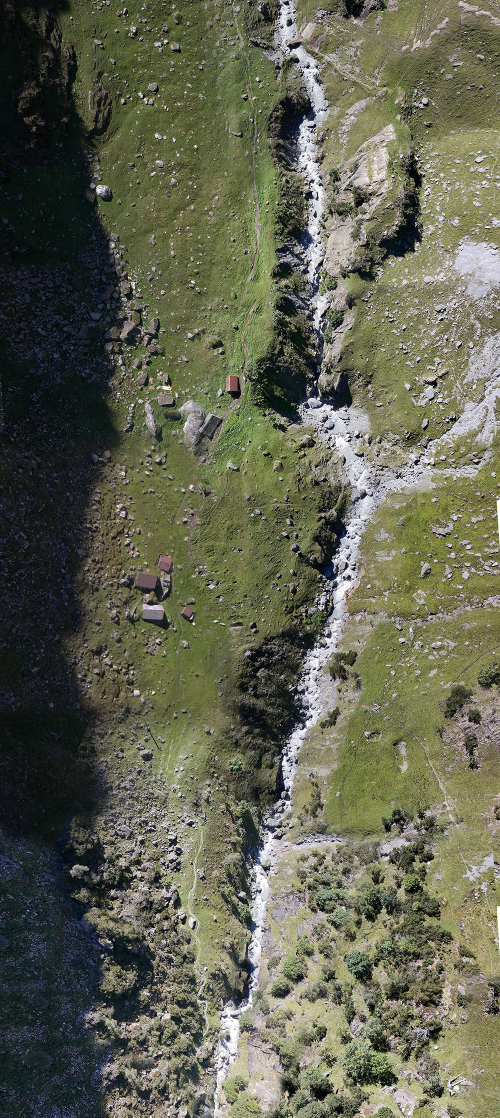
#> input picture programs/browser/sites/maps/data/67/assets/sat_low copy.jpg, 1000 x 2235 px (shown at 1/2 size)
$ python tile_image.py 'data/67/assets/sat_low copy.jpg'
#> lines starting #> are read from the running program, lines starting #| are printed output that depends on the picture
#!/usr/bin/env python3
import sys, os
from PIL import Image
import json

TILE_SIZE = 800

def tile_image(image_path):
    # Open image
#> called with image_path = 'data/67/assets/sat_low copy.jpg'
    im = Image.open(image_path).convert("RGBA")
    w, h = im.size
#> w = 1000; h = 2235
    basename = os.path.splitext(os.path.basename(image_path))[0]
    outdir = os.path.join(os.path.dirname(image_path), f"{basename}_tiles")
    os.makedirs(outdir, exist_ok=True)

    tiles = []
    tile_index = 1

    # Compute number of tiles in x/y
    x_tiles = (w + TILE_SIZE - 1) // TILE_SIZE
#> x_tiles = 2
    y_tiles = (h + TILE_SIZE - 1) // TILE_SIZE
#> y_tiles = 3

    for ty in range(y_tiles):
        for tx in range(x_tiles):
            offsetX = tx * TILE_SIZE
            offsetY = ty * TILE_SIZE

            # Compute crop box within source
            crop_box = (
                offsetX,
                offsetY,
                min(offsetX + TILE_SIZE, w),
                min(offsetY + TILE_SIZE, h)
            )
            tile = im.crop(crop_box)

            # If not full size, paste into transparent 800x800
            if tile.size != (TILE_SIZE, TILE_SIZE):
                full_tile = Image.new("RGBA", (TILE_SIZE, TILE_SIZE), (0, 0, 0, 0))
                full_tile.paste(tile, (0, 0))
                tile = full_tile

            tile_filename = f"{basename}-{tile_index:02d}.png"
            tile.save(os.path.join(outdir, tile_filename))

            tiles.append({
                "url": tile_filename,
                "type": "base",
                "width": TILE_SIZE,
                "height": TILE_SIZE,
                "offsetX": offsetX,
                "offsetY": offsetY
            })

            tile_index += 1
#> this loop made 3 passes
#> pass 1, in tile_image, `tile.save(os.path.join(outdir, tile_filename))`:
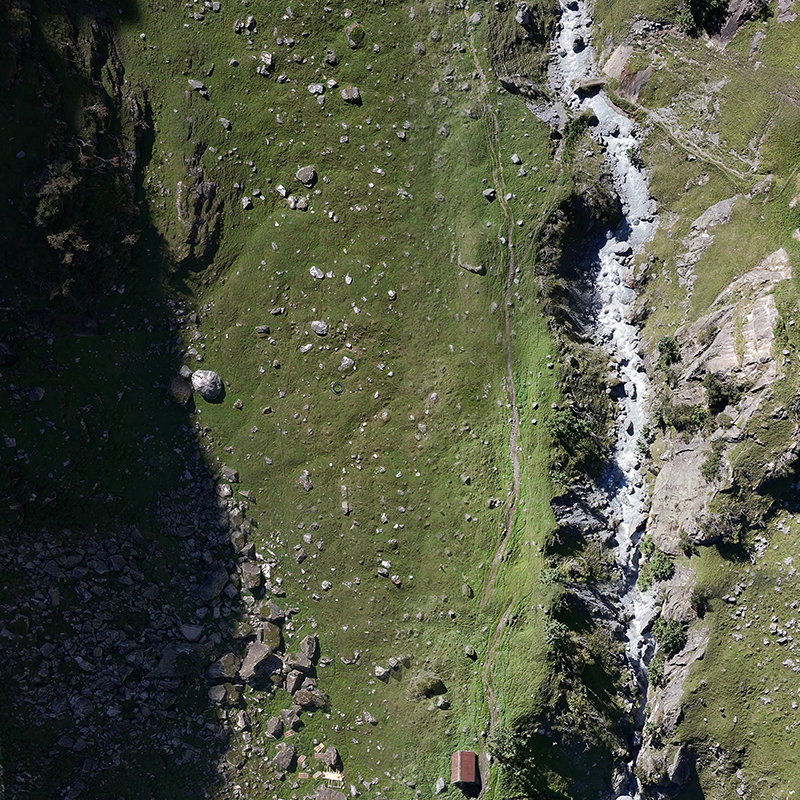
#> saved as sat_low copy-01.png: PIL image 800x800 RGBA; mean R, G, B, A 82.8, 86.7, 67.9, 255
#> pass 1, in tile_image, `tile.save(os.path.join(outdir, tile_filename))`:
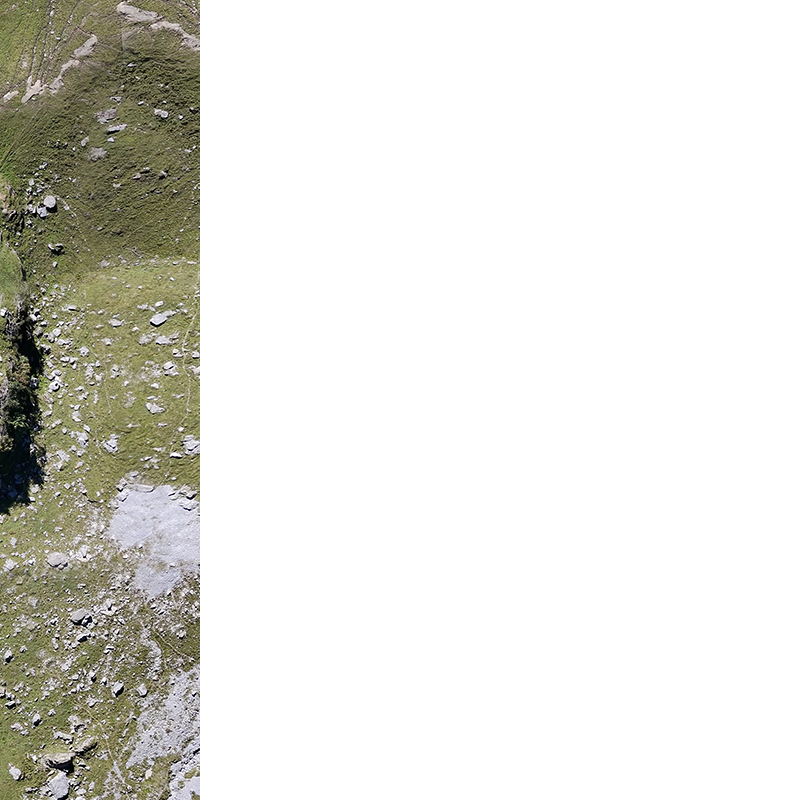
#> saved as sat_low copy-02.png: PIL image 800x800 RGBA; mean R, G, B, A 33.2, 32.7, 26.9, 63.8; transparent parts drawn white
#> pass 2, in tile_image, `tile.save(os.path.join(outdir, tile_filename))`:
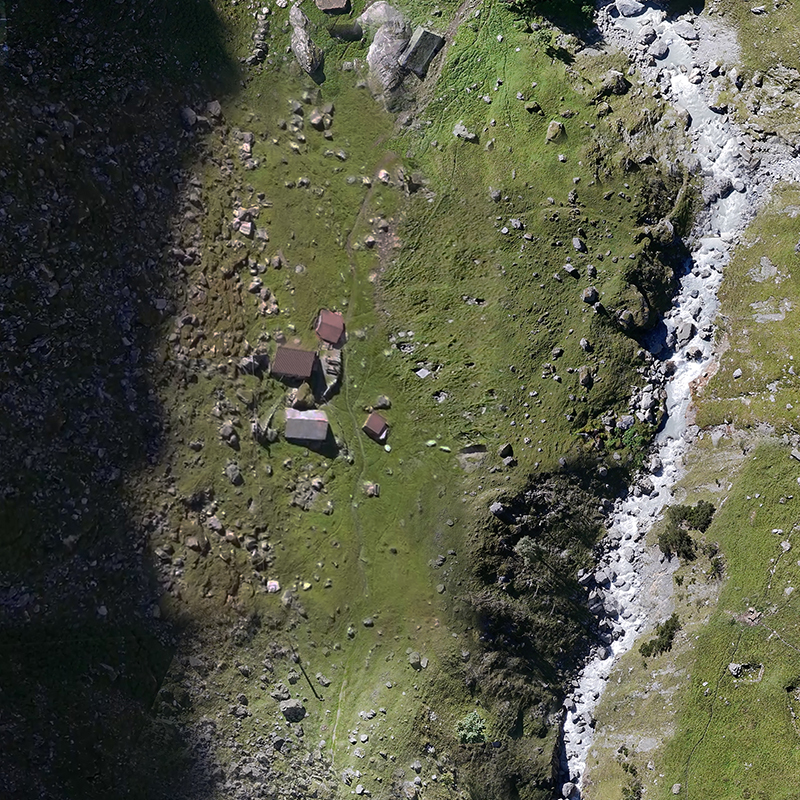
#> saved as sat_low copy-03.png: PIL image 800x800 RGBA; mean R, G, B, A 87.6, 89.7, 71.6, 255
#> pass 2, in tile_image, `tile.save(os.path.join(outdir, tile_filename))`:
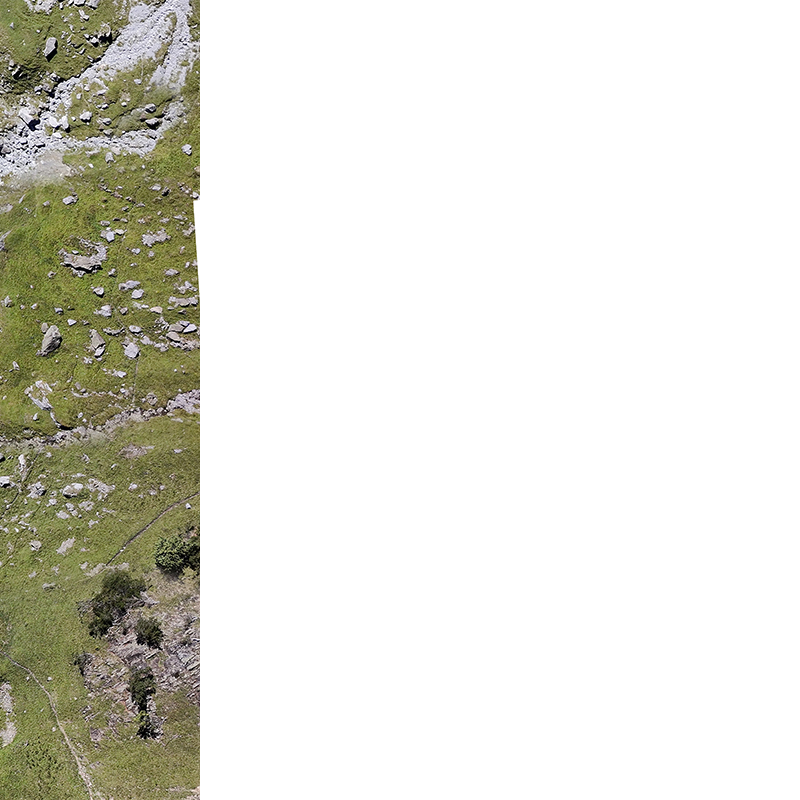
#> saved as sat_low copy-04.png: PIL image 800x800 RGBA; mean R, G, B, A 32.7, 32.2, 23.9, 63.8; transparent parts drawn white
#> after the loop:
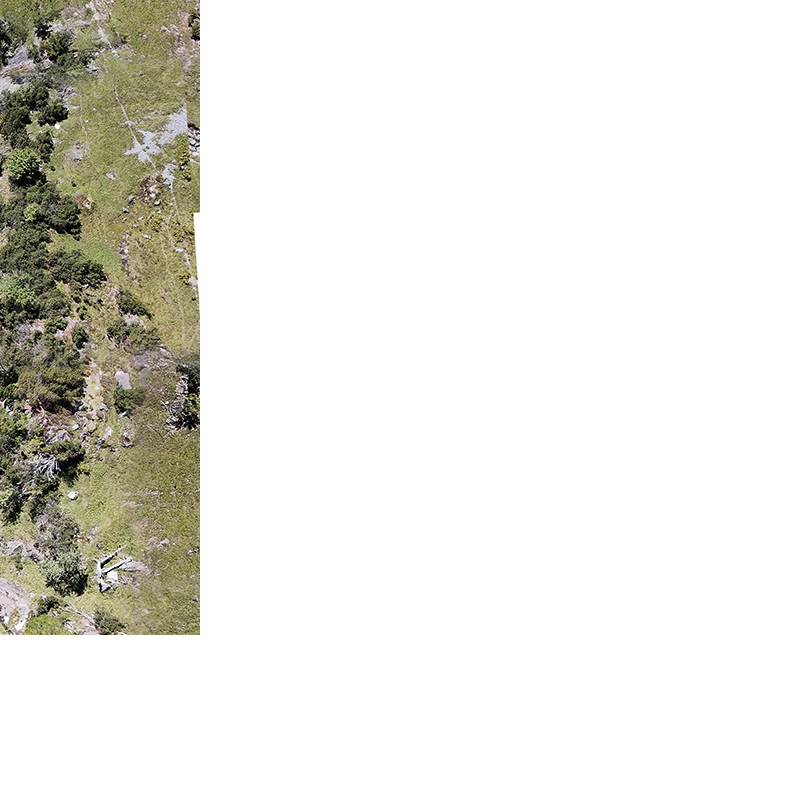
#> full_tile: PIL image 800x800 RGBA; mean R, G, B, A 26.8, 26, 20.3, 50.6; transparent parts drawn white
#> after the loop, tile_index = 7; tiles = 6 items

    # Write JSON file next to the tiles
    json_path = os.path.join(outdir, f"{basename}_tiles.json")
    with open(json_path, "w", encoding="utf-8") as f:
        json.dump(tiles, f, indent=2, ensure_ascii=False)

    print(f"✅ Created {len(tiles)} tiles and JSON descriptor:\n{json_path}")
#| ✅ Created 6 tiles and JSON descriptor:
#| data/67/assets/sat_low copy_tiles/sat_low copy_tiles.json

if __name__ == "__main__":
    if len(sys.argv) < 2:
        print("Usage: python tile_image.py input_image.png")
        sys.exit(1)
    tile_image(sys.argv[1])

$ run again, on programs/browser/sites/maps/data/67/assets/sat_mid.jpg
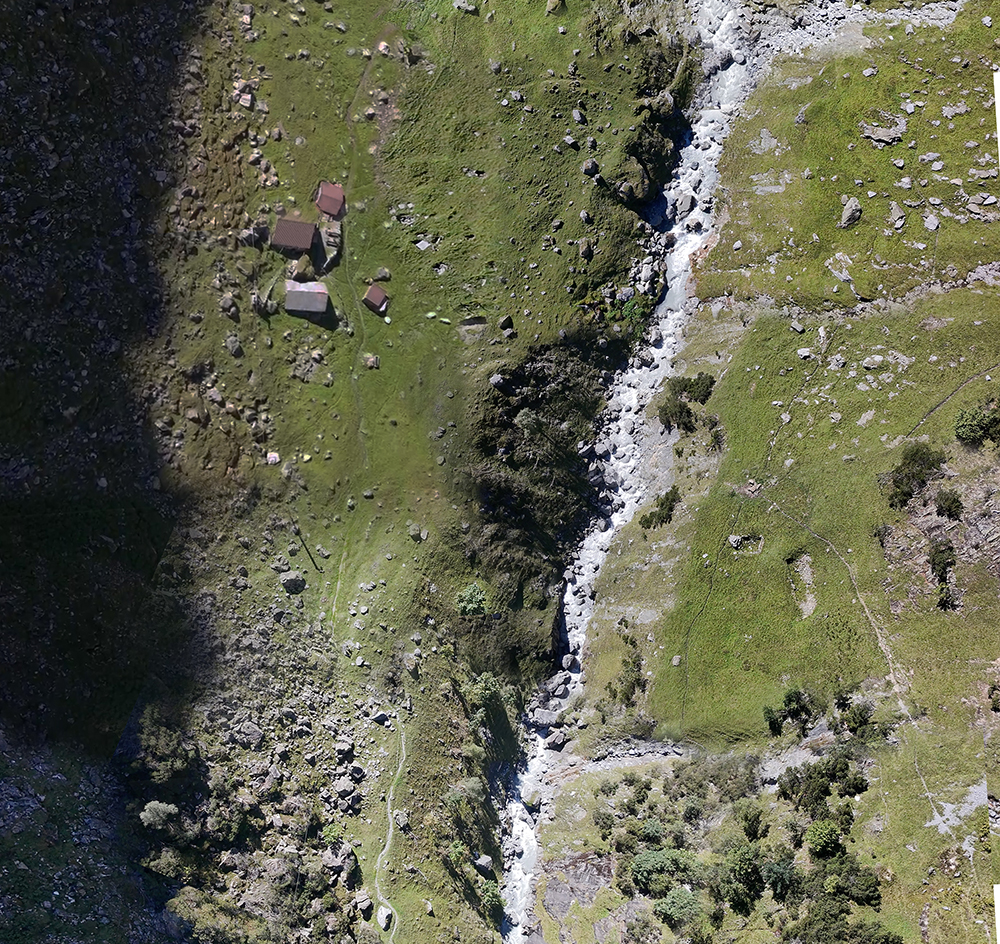
#> input picture programs/browser/sites/maps/data/67/assets/sat_mid.jpg, 1000 x 944 px
#> the loop in tile_image, `for ty in range(y_tiles):` made 2 passes
#> pass 1, in tile_image, `tile.save(os.path.join(outdir, tile_filename))`:
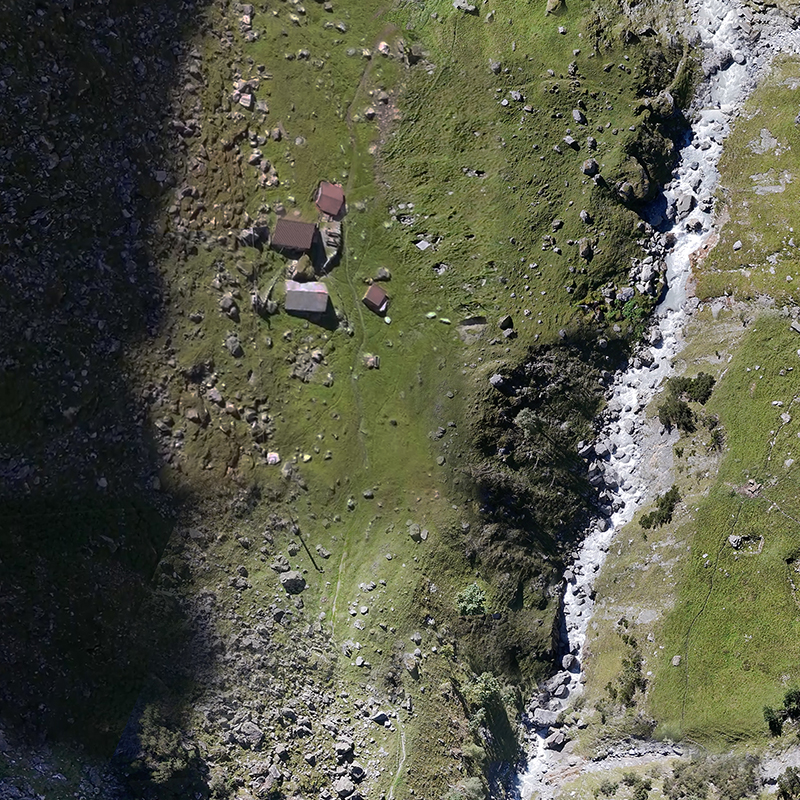
#> saved as sat_mid-01.png: PIL image 800x800 RGBA; mean R, G, B, A 89.1, 90.6, 73.3, 255
#> pass 2, in tile_image, `tile.save(os.path.join(outdir, tile_filename))`:
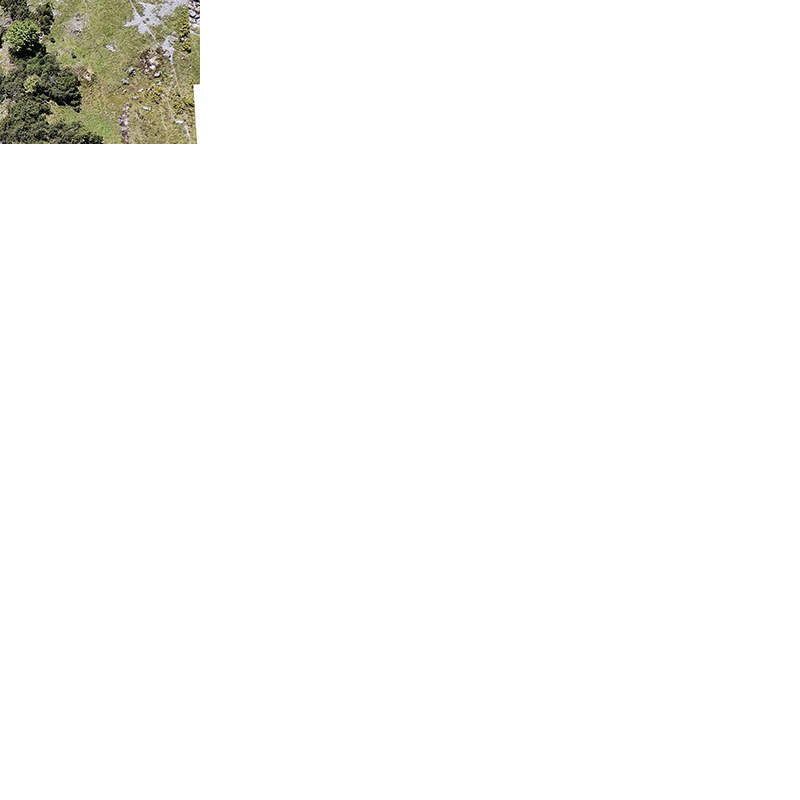
#> saved as sat_mid-04.png: PIL image 800x800 RGBA; mean R, G, B, A 6, 5.9, 4.4, 11.5; transparent parts drawn white
#> after the loop in tile_image, `for ty in range(y_tiles):`: tile_index = 5; tiles = 4 items
#| ✅ Created 4 tiles and JSON descriptor:
#| data/67/assets/sat_mid_tiles/sat_mid_tiles.json
